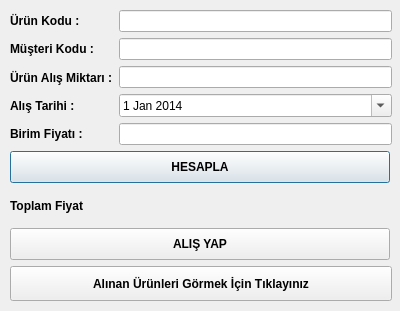
<?xml version="1.0" encoding="UTF-8"?>
<ui version="4.0">
 <class>urunalisbilgileri</class>
 <widget class="QDialog" name="urunalisbilgileri">
  <property name="geometry">
   <rect>
    <x>0</x>
    <y>0</y>
    <width>400</width>
    <height>311</height>
   </rect>
  </property>
  <property name="minimumSize">
   <size>
    <width>400</width>
    <height>311</height>
   </size>
  </property>
  <property name="maximumSize">
   <size>
    <width>400</width>
    <height>311</height>
   </size>
  </property>
  <property name="windowTitle">
   <string>Ürün Alış Bilgileri</string>
  </property>
  <property name="windowIcon">
   <iconset resource="../images.qrc">
    <normaloff>:/icons/win_icon.png</normaloff>:/icons/win_icon.png</iconset>
  </property>
  <widget class="QWidget" name="layoutWidget">
   <property name="geometry">
    <rect>
     <x>10</x>
     <y>10</y>
     <width>382</width>
     <height>291</height>
    </rect>
   </property>
   <layout class="QVBoxLayout" name="verticalLayout_3">
    <item>
     <layout class="QHBoxLayout" name="horizontalLayout">
      <item>
       <layout class="QVBoxLayout" name="verticalLayout">
        <item>
         <widget class="QLabel" name="label">
          <property name="font">
           <font>
            <weight>75</weight>
            <bold>true</bold>
           </font>
          </property>
          <property name="text">
           <string>Ürün Kodu :</string>
          </property>
         </widget>
        </item>
        <item>
         <widget class="QLabel" name="label_2">
          <property name="font">
           <font>
            <weight>75</weight>
            <bold>true</bold>
           </font>
          </property>
          <property name="text">
           <string>Müşteri Kodu :</string>
          </property>
         </widget>
        </item>
        <item>
         <widget class="QLabel" name="label_3">
          <property name="font">
           <font>
            <weight>75</weight>
            <bold>true</bold>
           </font>
          </property>
          <property name="text">
           <string>Ürün Alış Miktarı :</string>
          </property>
         </widget>
        </item>
        <item>
         <widget class="QLabel" name="label_4">
          <property name="font">
           <font>
            <weight>75</weight>
            <bold>true</bold>
           </font>
          </property>
          <property name="text">
           <string>Alış Tarihi :</string>
          </property>
         </widget>
        </item>
        <item>
         <widget class="QLabel" name="label_5">
          <property name="font">
           <font>
            <weight>75</weight>
            <bold>true</bold>
           </font>
          </property>
          <property name="text">
           <string>Birim Fiyatı :</string>
          </property>
         </widget>
        </item>
       </layout>
      </item>
      <item>
       <layout class="QVBoxLayout" name="verticalLayout_2">
        <item>
         <widget class="QLineEdit" name="edtAlinanUrunKodu"/>
        </item>
        <item>
         <widget class="QLineEdit" name="edtAlinanMusteriKodu"/>
        </item>
        <item>
         <widget class="QLineEdit" name="edtAlinanUrunAlisMiktari"/>
        </item>
        <item>
         <widget class="QDateEdit" name="dateAlinanAlisTarihi">
          <property name="enabled">
           <bool>true</bool>
          </property>
          <property name="wrapping">
           <bool>false</bool>
          </property>
          <property name="frame">
           <bool>true</bool>
          </property>
          <property name="readOnly">
           <bool>false</bool>
          </property>
          <property name="showGroupSeparator" stdset="0">
           <bool>false</bool>
          </property>
          <property name="calendarPopup">
           <bool>true</bool>
          </property>
          <property name="date">
           <date>
            <year>2014</year>
            <month>1</month>
            <day>1</day>
           </date>
          </property>
         </widget>
        </item>
        <item>
         <widget class="QLineEdit" name="edtAlinanBirimFiyati"/>
        </item>
       </layout>
      </item>
     </layout>
    </item>
    <item>
     <widget class="QPushButton" name="pushButton">
      <property name="minimumSize">
       <size>
        <width>1</width>
        <height>30</height>
       </size>
      </property>
      <property name="maximumSize">
       <size>
        <width>380</width>
        <height>50</height>
       </size>
      </property>
      <property name="font">
       <font>
        <weight>75</weight>
        <bold>true</bold>
       </font>
      </property>
      <property name="text">
       <string>HESAPLA</string>
      </property>
      <property name="icon">
       <iconset resource="../images.qrc">
        <normaloff>:/icons/hesap_icon.png</normaloff>:/icons/hesap_icon.png</iconset>
      </property>
      <property name="iconSize">
       <size>
        <width>25</width>
        <height>25</height>
       </size>
      </property>
     </widget>
    </item>
    <item>
     <layout class="QHBoxLayout" name="horizontalLayout_2">
      <item>
       <widget class="QLabel" name="label_7">
        <property name="font">
         <font>
          <weight>75</weight>
          <bold>true</bold>
         </font>
        </property>
        <property name="text">
         <string>Toplam Fiyat</string>
        </property>
       </widget>
      </item>
      <item>
       <widget class="QLabel" name="label_8">
        <property name="font">
         <font>
          <pointsize>14</pointsize>
          <weight>75</weight>
          <bold>true</bold>
         </font>
        </property>
        <property name="text">
         <string/>
        </property>
       </widget>
      </item>
     </layout>
    </item>
    <item>
     <widget class="QPushButton" name="pushButton_2">
      <property name="minimumSize">
       <size>
        <width>1</width>
        <height>30</height>
       </size>
      </property>
      <property name="maximumSize">
       <size>
        <width>380</width>
        <height>50</height>
       </size>
      </property>
      <property name="font">
       <font>
        <weight>75</weight>
        <bold>true</bold>
       </font>
      </property>
      <property name="text">
       <string>ALIŞ YAP</string>
      </property>
      <property name="icon">
       <iconset resource="../images.qrc">
        <normaloff>:/icons/ok_icon.png</normaloff>:/icons/ok_icon.png</iconset>
      </property>
      <property name="iconSize">
       <size>
        <width>25</width>
        <height>25</height>
       </size>
      </property>
     </widget>
    </item>
    <item>
     <widget class="QPushButton" name="pushButton_3">
      <property name="sizePolicy">
       <sizepolicy hsizetype="Minimum" vsizetype="Fixed">
        <horstretch>1</horstretch>
        <verstretch>30</verstretch>
       </sizepolicy>
      </property>
      <property name="minimumSize">
       <size>
        <width>380</width>
        <height>35</height>
       </size>
      </property>
      <property name="font">
       <font>
        <weight>75</weight>
        <bold>true</bold>
       </font>
      </property>
      <property name="text">
       <string>Alınan Ürünleri Görmek İçin Tıklayınız</string>
      </property>
      <property name="icon">
       <iconset resource="../images.qrc">
        <normaloff>:/icons/table_icon.png</normaloff>:/icons/table_icon.png</iconset>
      </property>
      <property name="iconSize">
       <size>
        <width>25</width>
        <height>25</height>
       </size>
      </property>
     </widget>
    </item>
   </layout>
  </widget>
 </widget>
 <resources>
  <include location="../images.qrc"/>
 </resources>
 <connections/>
</ui>
